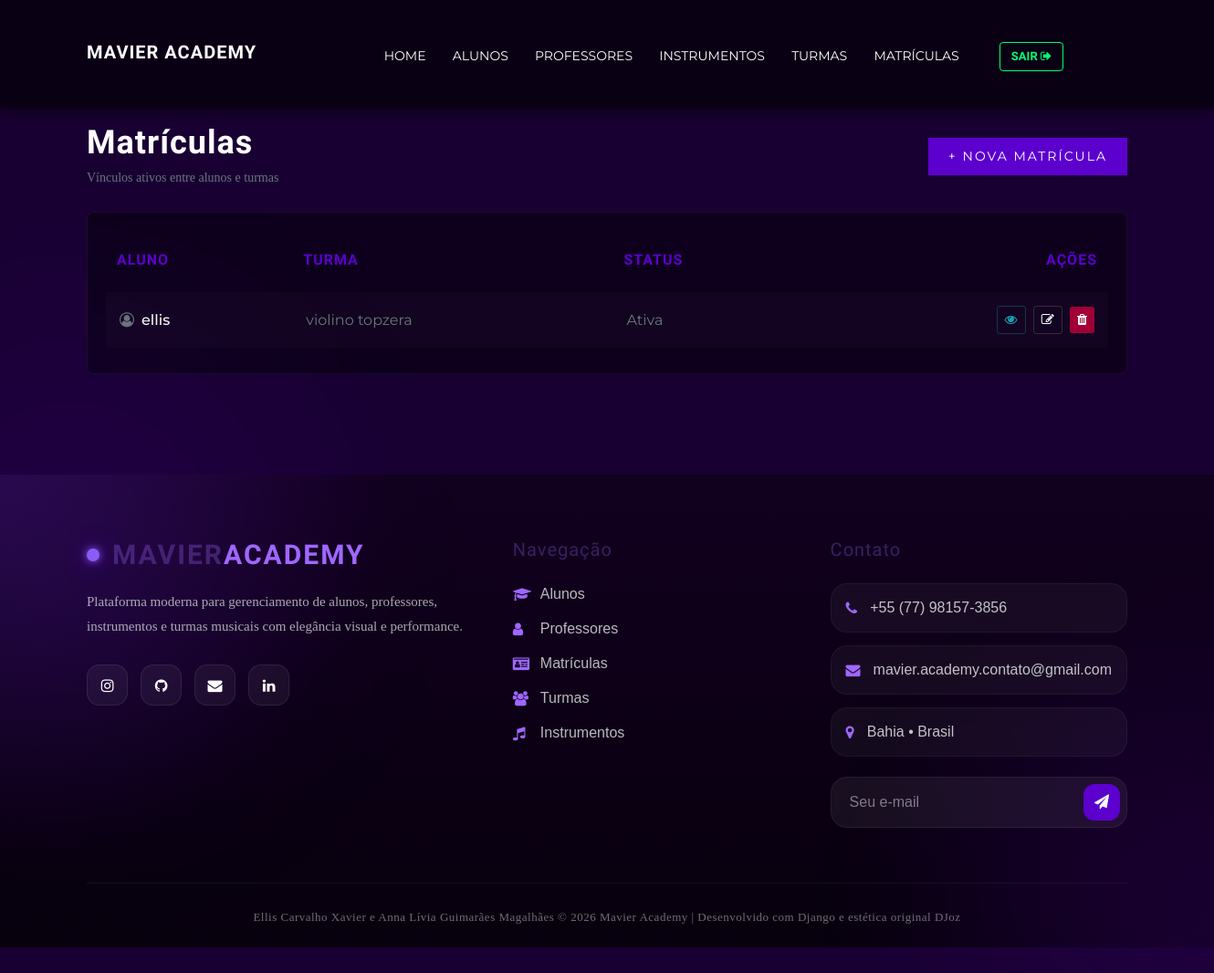
Screenshot of /matricula/ (signed in) with the database file from the repository.
### core/models.py (models this page shows, shortened)
class Matricula(models.Model):
    STATUS_CHOICES = [
        ('ATIVA', 'Ativa'),
        ('TRANCADA', 'Trancada'),
        ('CANCELADA', 'Cancelada'),
    ]
    aluno = models.ForeignKey(Aluno, on_delete=models.CASCADE, related_name='matriculas')
    turma = models.ForeignKey(Turma, on_delete=models.CASCADE, related_name='matriculas')
    status = models.CharField(max_length=10, choices=STATUS_CHOICES, default='ATIVA')
    data_matricula = models.DateField()

class Pessoa(User):
    nome = models.CharField(max_length=100)
    cpf = models.CharField(max_length=14, null=True, blank=True)
    rg = models.CharField(max_length=20)
    data_nascimento = models.DateField()
    sexo = models.CharField(max_length=20)
    telefone = models.CharField(max_length=20)
    logradouro = models.CharField(max_length=150)
    numero = models.IntegerField()
    bairro = models.CharField(max_length=100)
    cidade = models.CharField(max_length=100)
    estado = models.CharField(max_length=2)
    cep = models.CharField(max_length=9)
    STATUS_CHOICES = [
        ('ATIVO', 'Ativo'),
        ('INATIVO', 'Inativo'),
    ]
    status_instituicao = models.CharField(max_length=10, choices=STATUS_CHOICES, default='ATIVO')

class Turma(models.Model):
    nome = models.CharField(max_length=100)
    horario = models.CharField(max_length=50)
    instrumento = models.ForeignKey(Instrumento, on_delete=models.CASCADE)
    professor = models.ForeignKey(Professor, on_delete=models.CASCADE)
    def __str__(self):
        return self.nome

### core/views.py (the view)
# urls.py: path('matricula/', views.list_matricula, name='list_matricula'),
@login_required
def list_matricula(request):
    matriculas = Matricula.objects.all()
    return render(request, 'matricula/list.html', {'matriculas': matriculas})

### core/models.py (called while the page is built)
    def __str__(self):
        return self.nome

### templates/matricula/list.html
{% extends 'base.html' %}
{% load static %}
{% block content %}
<section class="spad" style="background: #190033; padding-top: 60px; padding-bottom: 60px;">
    <div class="container">
        <div class="row mb-4 align-items-center">
            <div class="col-md-6">
                <h2 class="text-white font-weight-bold mb-1" style="letter-spacing: 1px;">Matrículas</h2>
                <p class="text-muted mb-0" style="font-size: 14px;">Vínculos ativos entre alunos e turmas</p>
            </div>
            <div class="col-md-6 text-md-right mt-3 mt-md-0">
                <a href="/matricula/criar/" class="primary-btn" style="padding: 10px 22px; font-size: 14px; text-transform: uppercase;">+ Nova Matrícula</a>
            </div>
        </div>
        <div class="table-responsive" style="background: rgba(10, 0, 20, 0.7); border-radius: 8px; border: 1px solid rgba(255,255,255,0.05); padding: 20px;">
            <table class="table text-white mb-0" style="border-collapse: separate; border-spacing: 0 8px;">
                <thead>
                    <tr style="border-bottom: 2px solid #5c00ce; font-family: 'Rajdhani', sans-serif; font-size: 16px; text-transform: uppercase; letter-spacing: 1px;">
                        <th style="border: none; color: #5c00ce; padding-bottom: 15px;">Aluno</th>
                        <th style="border: none; color: #5c00ce; padding-bottom: 15px;">Turma</th>
                        <th style="border: none; color: #5c00ce; padding-bottom: 15px;">Status</th>
                        <th style="border: none; color: #5c00ce; padding-bottom: 15px; text-align: right;">Ações</th>
                    </tr>
                </thead>
                <tbody>
                    {% for matricula in matriculas %}
                    <tr style="background: rgba(255,255,255,0.02); border-radius: 4px; transition: all 0.3s;">
                        <td style="border: none; vertical-align: middle; padding: 15px; font-weight: 500;"><i class="fa fa-user-circle-o text-muted mr-2"></i>{{ matricula.aluno }}</td>
                        <td style="border: none; vertical-align: middle; padding: 15px;" class="text-muted">{{ matricula.turma }}</td>
                        <td style="border: none; vertical-align: middle; padding: 15px;" class="text-muted">{{ matricula.get_status_display }}</td>
                        <td style="border: none; vertical-align: middle; padding: 15px; text-align: right;">
                            <a href="{% url 'detail_matricula' matricula.id %}" class="btn btn-sm btn-outline-info mr-1" title="Detalhes" style="border-color: rgba(23, 162, 184, 0.3); color: #17a2b8; background: transparent;">
                            <i class="fa fa-eye"></i>
                            </a>
                            <a href="{% url 'update_matricula' matricula.id %}" class="btn btn-sm btn-outline-light mr-1" title="Editar" style="border-color: rgba(255,255,255,0.15); background: transparent;">
                                <i class="fa fa-edit"></i>
                            </a>
                            <a href="{% url 'delete_matricula' matricula.id %}" class="btn btn-sm btn-danger" title="Excluir" style="background: #a10036; border: none;">
                                <i class="fa fa-trash"></i>
                            </a>
                        </td>
                    </tr>
                    {% empty %}
                    <tr>
                        <td colspan="4" class="text-center text-muted pt-4">Nenhuma matrícula registrada.</td>
                    </tr>
                    {% endfor %}
                </tbody>
            </table>
        </div>
    </div>
</section>
{% endblock %}

### static/css/style.css (style rules this page uses)
html, body { height: 100%; font-family: "Now Regular"; -webkit-font-smoothing: antialiased; }
h1, h2, h3, h4, h5, h6 { margin: 0; color: #111111; font-weight: 400; font-family: "Rajdhani", sans-serif; }
h2 { font-size: 36px; }
p { font-size: 15px; font-family: "Now Regular"; color: #444444; font-weight: 400; line-height: 26px; margin: 0 0 15px 0; }
.spad { padding-top: 100px; padding-bottom: 100px; }
.text-white h1, .text-white h2, .text-white h3, .text-white h4, .text-white h5, .text-white h6, .text-white p, .text-white span, .text-white li, .text-white a { color: #fff; }
.primary-btn { display: inline-block; font-size: 15px; text-transform: uppercase; padding: 14px 25px 12px; color: #ffffff; background: #5c00ce; letter-spacing: 2px; }
@media only screen and (min-width: 1200px) { .container { max-width: 1170px; } }

### templates/base.html (style rules this page uses)
html, body { height: 100%; margin: 0; display: flex; flex-direction: column; background-color: #190033; font-family: 'Montserrat', sans-serif; }
h1, h2, h3, h4, h5, h6 { font-family: 'Rajdhani', sans-serif !important; }

### rows the page displays
Matricula: aluno "ellis", turma "violino topzera", status "Ativa"
